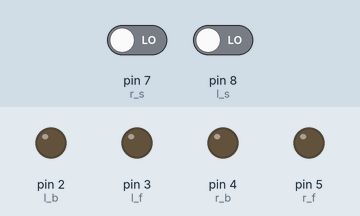
This sketch was run on a simulated Arduino Uno, built with avr-gcc and run on an emulated ATmega328P. Shown: output pins drawn as LEDs (lit = HIGH). The inputs (shaded band) are chosen by the test bench; at power-on: pin 7 (r_s) LOW, pin 8 (l_s) LOW.

Above: at 1.2 s.
1.3 s: pin 7 (r_s) driven HIGH
At 1.9 s:
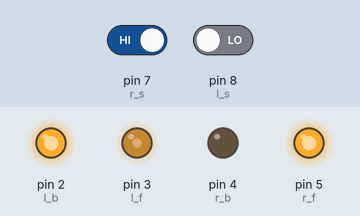
2.8 s: pin 8 (l_s) driven HIGH
At 3.1 s:
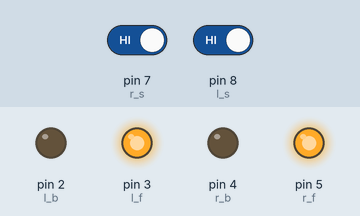
4.3 s: pin 7 (r_s) driven LOW
At 5.4 s:
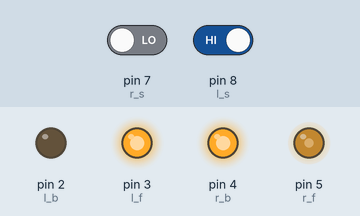
5.8 s: pin 7 (r_s) driven HIGH
At 6.6 s:
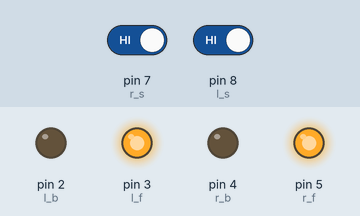
7.3 s: pin 8 (l_s) driven LOW
At 7.7 s:
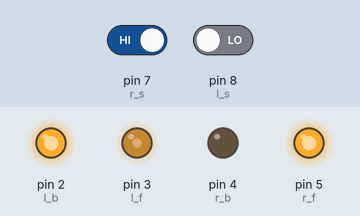
Timing chart, 0 to 9.8 s (numbered marks = the images above; inputs shaded):
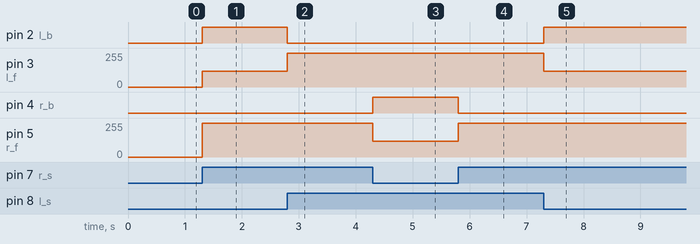

The sketch:

Line_Follower_2.ino
```cpp
const int l_s=8,r_s=7;//ir sensors
int l_v,r_v;//values of ir sensors

const int l_f=3,l_b=2,r_f=5,r_b=4;//motors

void setup() {
  //ir sensors
  pinMode(l_s,INPUT);
  pinMode(r_s,INPUT);

  //motors
  pinMode(l_f,OUTPUT);
  pinMode(l_b,OUTPUT);
  pinMode(r_f,OUTPUT);
  pinMode(r_b,OUTPUT);
}

void forward()
{
  //left motor forward
  analogWrite(l_f,255);
  digitalWrite(l_b,LOW);

  //right motor forward
  analogWrite(r_f,255);
  digitalWrite(r_b,LOW);
}

void left()
{
  //left motor stops
  analogWrite(l_f,120);
  digitalWrite(l_b,HIGH);

  //right motor forward
  analogWrite(r_f,255);
  digitalWrite(r_b,LOW);
}

void right()
{
  //left motor forward
  analogWrite(l_f,255);
  digitalWrite(l_b,LOW);

  //right motor stops
  analogWrite(r_f,120);
  digitalWrite(r_b,HIGH);
}

void halt()
{
  //left motor stops
  digitalWrite(l_f,LOW);
  digitalWrite(l_b,LOW);

  //right motor stops
  digitalWrite(r_f,LOW);
  digitalWrite(r_b,LOW);
}

void loop() {
  //values read
  l_v=digitalRead(l_s);
  r_v=digitalRead(r_s);

  //instructions
  if(l_v==HIGH && r_v==HIGH)
    forward();
  else if(l_v==LOW && r_v==HIGH)
    left();
  else if(l_v==HIGH && r_v==LOW)
    right();
  else
    halt();
}
```

Measured:
- after the input at 1.3 s, pin 2 (l_b): LOW → HIGH at once; pin 3 (l_f): 0/255 → 120/255 at once; pin 5 (r_f): 0/255 → 255/255 at once
- after the input at 2.8 s, pin 2 (l_b): HIGH → LOW at once; pin 3 (l_f): 120/255 → 255/255 at once
- after the input at 4.3 s, pin 4 (r_b): LOW → HIGH at once; pin 5 (r_f): 255/255 → 120/255 at once
- after the input at 5.8 s, pin 4 (r_b): HIGH → LOW at once; pin 5 (r_f): 120/255 → 255/255 at once
- after the input at 7.3 s, pin 2 (l_b): LOW → HIGH at once; pin 3 (l_f): 255/255 → 120/255 at once
